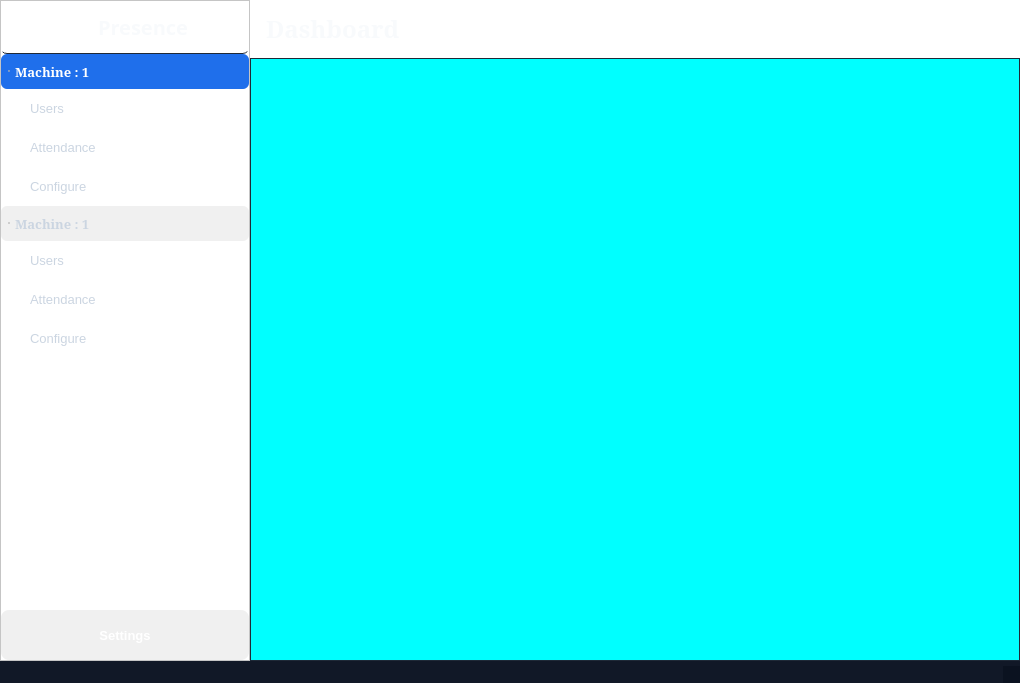
<?xml version="1.0" encoding="UTF-8"?>
<ui version="4.0">
 <class>Presence</class>
 <widget class="QMainWindow" name="Presence">
  <property name="windowModality">
   <enum>Qt::NonModal</enum>
  </property>
  <property name="geometry">
   <rect>
    <x>0</x>
    <y>0</y>
    <width>1020</width>
    <height>683</height>
   </rect>
  </property>
  <property name="windowTitle">
   <string>Presence</string>
  </property>
  <property name="styleSheet">
   <string notr="true">
QMainWindow, QWidget {
    background: #0B1220;
    color: #E5E7EB;
    font-family: "Segoe UI";
    font-size: 10pt;
}

QWidget#Presence_2,
QWidget#content_area {
    background: #0B1220;
}

QFrame#side_bar {
    background: #111827;
    border-right: 1px solid #1F2937;
}

QFrame#main_logo_and_name {
    background: transparent;
    border-bottom: 1px solid #1F2937;
}

QLabel#name_presence {
    color: #F8FAFC;
    font-size: 20px;
    font-weight: 700;
}

QLabel#label {
    color: #F8FAFC;
    font-size: 24px;
    font-weight: 700;
    padding: 12px 8px;
}

QRadioButton {
    background: transparent;
    color: #CBD5E1;
    border: none;
    border-radius: 10px;
    padding: 12px;
    font-weight: 600;
}

QRadioButton:hover {
    background: #1E293B;
}

QRadioButton:checked {
    background: #4F46E5;
    color: white;
}

QRadioButton::indicator {
    width: 0px;
    height: 0px;
}

QFrame#btn_machine1_users,
QFrame#btn_machine1_attendance,
QFrame#btn_machine1_configure,
QFrame#btn__users,
QFrame#btn_machine2_attendance,
QFrame#btn_configure_machine2 {
    background: transparent;
    border-radius: 10px;
    margin-left: 14px;
    padding: 10px;
}

QFrame#btn_machine1_users:hover,
QFrame#btn_machine1_attendance:hover,
QFrame#btn_machine1_configure:hover,
QFrame#btn__users:hover,
QFrame#btn_machine2_attendance:hover,
QFrame#btn_configure_machine2:hover {
    background: #1E293B;
}

QLabel#label_users_machine1,
QLabel#label_attandance_machine1,
QLabel#label_configure_machine1,
QLabel#label_users_machine2,
QLabel#label_attandance_machine2,
QLabel#label_configure_machine2 {
    color: #CBD5E1;
    padding-left: 12px;
}

QPushButton#settings_btn {
    background: #1E293B;
    color: white;
    border: 1px solid #334155;
    border-radius: 12px;
    padding: 12px;
    font-weight: 600;
}

QPushButton#settings_btn:hover {
    background: #4F46E5;
}

QStackedWidget {
    background: #111827;
    border: 1px solid #1F2937;
    border-radius: 16px;
}

QStatusBar {
    background: #111827;
    color: #94A3B8;
}
</string>
  </property>
  <widget class="QWidget" name="Presence_2">
   <property name="sizePolicy">
    <sizepolicy hsizetype="Expanding" vsizetype="Expanding">
     <horstretch>0</horstretch>
     <verstretch>0</verstretch>
    </sizepolicy>
   </property>
   <property name="minimumSize">
    <size>
     <width>1020</width>
     <height>0</height>
    </size>
   </property>
   <property name="styleSheet">
    <string notr="true">background-color : white;
</string>
   </property>
   <layout class="QHBoxLayout" name="horizontalLayout_3">
    <property name="leftMargin">
     <number>0</number>
    </property>
    <property name="topMargin">
     <number>0</number>
    </property>
    <property name="rightMargin">
     <number>0</number>
    </property>
    <property name="bottomMargin">
     <number>0</number>
    </property>
    <item>
     <layout class="QHBoxLayout" name="horizontalLayout_main">
      <property name="spacing">
       <number>0</number>
      </property>
      <item>
       <widget class="QWidget" name="central" native="true">
        <property name="minimumSize">
         <size>
          <width>0</width>
          <height>0</height>
         </size>
        </property>
        <property name="maximumSize">
         <size>
          <width>16777215</width>
          <height>16777215</height>
         </size>
        </property>
        <layout class="QHBoxLayout" name="horizontalLayout_2">
         <property name="spacing">
          <number>0</number>
         </property>
         <property name="leftMargin">
          <number>0</number>
         </property>
         <property name="topMargin">
          <number>0</number>
         </property>
         <property name="rightMargin">
          <number>0</number>
         </property>
         <property name="bottomMargin">
          <number>0</number>
         </property>
         <item>
          <widget class="QFrame" name="side_bar">
           <property name="sizePolicy">
            <sizepolicy hsizetype="Expanding" vsizetype="Expanding">
             <horstretch>0</horstretch>
             <verstretch>0</verstretch>
            </sizepolicy>
           </property>
           <property name="maximumSize">
            <size>
             <width>250</width>
             <height>1000</height>
            </size>
           </property>
           <property name="styleSheet">
            <string notr="true">background-color:white;
border-radius : 0px;

QFrame {
    background-color: transparent;
    border-radius: 6px;
    padding: 6px;
}

QFrame:hover {
    background-color: #F7FFA9;
}

QFrame[active=&quot;true&quot;] {
    background-color: #1f6feb;
    color: white;
}
</string>
           </property>
           <property name="frameShape">
            <enum>QFrame::StyledPanel</enum>
           </property>
           <property name="frameShadow">
            <enum>QFrame::Raised</enum>
           </property>
           <layout class="QVBoxLayout" name="verticalLayout_3">
            <property name="spacing">
             <number>0</number>
            </property>
            <property name="leftMargin">
             <number>0</number>
            </property>
            <property name="topMargin">
             <number>0</number>
            </property>
            <property name="rightMargin">
             <number>0</number>
            </property>
            <property name="bottomMargin">
             <number>0</number>
            </property>
            <item>
             <layout class="QVBoxLayout" name="verticalLayout">
              <property name="spacing">
               <number>0</number>
              </property>
              <item>
               <widget class="QFrame" name="main_logo_and_name">
                <property name="maximumSize">
                 <size>
                  <width>600</width>
                  <height>81</height>
                 </size>
                </property>
                <property name="cursor">
                 <cursorShape>PointingHandCursor</cursorShape>
                </property>
                <property name="styleSheet">
                 <string notr="true">QFrame {
    background-color: transparent;
    border-radius: 6px;
    padding: 6px;
}

QFrame[active=&quot;true&quot;] {
    background-color: #1f6feb;
    color: white;
}
</string>
                </property>
                <property name="frameShape">
                 <enum>QFrame::StyledPanel</enum>
                </property>
                <property name="frameShadow">
                 <enum>QFrame::Raised</enum>
                </property>
                <layout class="QHBoxLayout" name="horizontalLayout" stretch="1,2">
                 <property name="spacing">
                  <number>0</number>
                 </property>
                 <property name="leftMargin">
                  <number>0</number>
                 </property>
                 <property name="topMargin">
                  <number>0</number>
                 </property>
                 <property name="rightMargin">
                  <number>0</number>
                 </property>
                 <property name="bottomMargin">
                  <number>0</number>
                 </property>
                 <item>
                  <widget class="QLabel" name="logo_presence">
                   <property name="font">
                    <font>
                     <pointsize>8</pointsize>
                    </font>
                   </property>
                   <property name="cursor">
                    <cursorShape>SplitVCursor</cursorShape>
                   </property>
                   <property name="text">
                    <string/>
                   </property>
                   <property name="pixmap">
                    <pixmap>:/logos/flip_to_front_60dp_75FB4C_FILL0_wght100_GRAD200_opsz48.png</pixmap>
                   </property>
                   <property name="margin">
                    <number>-15</number>
                   </property>
                   <property name="indent">
                    <number>-1</number>
                   </property>
                  </widget>
                 </item>
                 <item>
                  <widget class="QLabel" name="name_presence">
                   <property name="minimumSize">
                    <size>
                     <width>0</width>
                     <height>0</height>
                    </size>
                   </property>
                   <property name="font">
                    <font>
                     <family>Ubuntu Mono</family>
                     <pointsize>15</pointsize>
                     <italic>false</italic>
                     <bold>false</bold>
                     <underline>false</underline>
                    </font>
                   </property>
                   <property name="text">
                    <string>Presence</string>
                   </property>
                  </widget>
                 </item>
                </layout>
               </widget>
              </item>
             </layout>
            </item>
            <item>
             <widget class="QWidget" name="widget_machine1" native="true">
              <property name="styleSheet">
               <string notr="true">QFrame {
    background-color: transparent;
    border-radius: 6px;
    padding: 6px;
}

QFrame:hover {
    background-color: rgb(240,240,240);
}

QFrame[active=&quot;true&quot;] {
    background-color: #1f6feb;
    color: white;
}
</string>
              </property>
              <layout class="QVBoxLayout" name="verticalLayout_6">
               <property name="spacing">
                <number>0</number>
               </property>
               <property name="leftMargin">
                <number>0</number>
               </property>
               <property name="topMargin">
                <number>0</number>
               </property>
               <property name="rightMargin">
                <number>0</number>
               </property>
               <property name="bottomMargin">
                <number>0</number>
               </property>
               <item>
                <widget class="QRadioButton" name="rbtn_machine1">
                 <property name="font">
                  <font>
                   <family>SimSun</family>
                   <pointsize>11</pointsize>
                   <italic>false</italic>
                   <bold>true</bold>
                  </font>
                 </property>
                 <property name="styleSheet">
                  <string notr="true">QRadioButton {
    background-color:rgb(240,240,240);
    padding: 8px;
    border-radius: 6px;
}

QRadioButton:checked {
    background-color: #1f6feb;
    color: white;
}
QRadioButton:hover {
border :2px solid transparent;
   border-color: #007bff;
}

QRadioButton::indicator {
    width: 0;
    height: 0;
}</string>
                 </property>
                 <property name="text">
                  <string>Machine : 1</string>
                 </property>
                 <property name="icon">
                  <iconset>
                   <normaloff>:/logos/microwave_gen_60dp_999999_FILL0_wght100_GRAD200_opsz48.png</normaloff>:/logos/microwave_gen_60dp_999999_FILL0_wght100_GRAD200_opsz48.png</iconset>
                 </property>
                 <property name="iconSize">
                  <size>
                   <width>40</width>
                   <height>40</height>
                  </size>
                 </property>
                 <property name="checked">
                  <bool>true</bool>
                 </property>
                </widget>
               </item>
               <item>
                <widget class="QWidget" name="widget_sub_machine1" native="true">
                 <layout class="QVBoxLayout" name="verticalLayout_8">
                  <property name="spacing">
                   <number>0</number>
                  </property>
                  <property name="leftMargin">
                   <number>0</number>
                  </property>
                  <property name="topMargin">
                   <number>0</number>
                  </property>
                  <property name="rightMargin">
                   <number>0</number>
                  </property>
                  <property name="bottomMargin">
                   <number>0</number>
                  </property>
                  <item>
                   <widget class="QFrame" name="btn_machine1_users">
                    <property name="maximumSize">
                     <size>
                      <width>220</width>
                      <height>60</height>
                     </size>
                    </property>
                    <property name="styleSheet">
                     <string notr="true"/>
                    </property>
                    <property name="frameShape">
                     <enum>QFrame::StyledPanel</enum>
                    </property>
                    <property name="frameShadow">
                     <enum>QFrame::Raised</enum>
                    </property>
                    <layout class="QHBoxLayout" name="horizontalLayout_28">
                     <property name="spacing">
                      <number>0</number>
                     </property>
                     <property name="leftMargin">
                      <number>0</number>
                     </property>
                     <property name="topMargin">
                      <number>0</number>
                     </property>
                     <property name="rightMargin">
                      <number>0</number>
                     </property>
                     <property name="bottomMargin">
                      <number>0</number>
                     </property>
                     <item>
                      <widget class="QLabel" name="label_users_machine1">
                       <property name="text">
                        <string>Users</string>
                       </property>
                      </widget>
                     </item>
                    </layout>
                   </widget>
                  </item>
                  <item>
                   <widget class="QFrame" name="btn_machine1_attendance">
                    <property name="styleSheet">
                     <string notr="true">QFrame {
    background-color: transparent;
    border-radius: 6px;
    padding: 6px;
}

QFrame:hover {
    background-color: rgb(240,240,240);
}

QFrame[active=&quot;true&quot;] {
    background-color: #1f6feb;
    color: white;
}
</string>
                    </property>
                    <property name="frameShape">
                     <enum>QFrame::StyledPanel</enum>
                    </property>
                    <property name="frameShadow">
                     <enum>QFrame::Raised</enum>
                    </property>
                    <layout class="QHBoxLayout" name="horizontalLayout_29">
                     <property name="spacing">
                      <number>0</number>
                     </property>
                     <property name="leftMargin">
                      <number>0</number>
                     </property>
                     <property name="topMargin">
                      <number>0</number>
                     </property>
                     <property name="rightMargin">
                      <number>0</number>
                     </property>
                     <property name="bottomMargin">
                      <number>0</number>
                     </property>
                     <item>
                      <widget class="QLabel" name="label_attandance_machine1">
                       <property name="text">
                        <string>Attendance</string>
                       </property>
                      </widget>
                     </item>
                    </layout>
                   </widget>
                  </item>
                  <item>
                   <widget class="QFrame" name="btn_machine1_configure">
                    <property name="styleSheet">
                     <string notr="true"/>
                    </property>
                    <property name="frameShape">
                     <enum>QFrame::StyledPanel</enum>
                    </property>
                    <property name="frameShadow">
                     <enum>QFrame::Raised</enum>
                    </property>
                    <layout class="QHBoxLayout" name="horizontalLayout_30">
                     <property name="spacing">
                      <number>0</number>
                     </property>
                     <property name="leftMargin">
                      <number>0</number>
                     </property>
                     <property name="topMargin">
                      <number>0</number>
                     </property>
                     <property name="rightMargin">
                      <number>0</number>
                     </property>
                     <property name="bottomMargin">
                      <number>0</number>
                     </property>
                     <item>
                      <widget class="QLabel" name="label_configure_machine1">
                       <property name="text">
                        <string>Configure</string>
                       </property>
                      </widget>
                     </item>
                    </layout>
                   </widget>
                  </item>
                 </layout>
                </widget>
               </item>
               <item>
                <widget class="QRadioButton" name="rbtn_machine2">
                 <property name="font">
                  <font>
                   <family>SimSun</family>
                   <pointsize>11</pointsize>
                   <italic>false</italic>
                   <bold>true</bold>
                  </font>
                 </property>
                 <property name="styleSheet">
                  <string notr="true">QRadioButton {
    background-color:rgb(240,240,240);
    padding: 8px;
    border-radius: 6px;
}

QRadioButton:checked {
    background-color: #1f6feb;
    color: white;
}
QRadioButton:hover {
border :2px solid transparent;
   border-color: #007bff;
}
QRadioButton::indicator {
    width: 0;
    height: 0;
}</string>
                 </property>
                 <property name="text">
                  <string>Machine : 1</string>
                 </property>
                 <property name="icon">
                  <iconset>
                   <normaloff>:/logos/microwave_gen_60dp_999999_FILL0_wght100_GRAD200_opsz48.png</normaloff>:/logos/microwave_gen_60dp_999999_FILL0_wght100_GRAD200_opsz48.png</iconset>
                 </property>
                 <property name="iconSize">
                  <size>
                   <width>40</width>
                   <height>50</height>
                  </size>
                 </property>
                 <property name="checkable">
                  <bool>true</bool>
                 </property>
                 <property name="checked">
                  <bool>false</bool>
                 </property>
                </widget>
               </item>
               <item>
                <widget class="QWidget" name="widget_sub_machine2" native="true">
                 <layout class="QVBoxLayout" name="verticalLayout_7">
                  <property name="spacing">
                   <number>0</number>
                  </property>
                  <property name="leftMargin">
                   <number>0</number>
                  </property>
                  <property name="topMargin">
                   <number>0</number>
                  </property>
                  <property name="rightMargin">
                   <number>0</number>
                  </property>
                  <property name="bottomMargin">
                   <number>0</number>
                  </property>
                  <item>
                   <widget class="QFrame" name="btn__users">
                    <property name="styleSheet">
                     <string notr="true"/>
                    </property>
                    <property name="frameShape">
                     <enum>QFrame::StyledPanel</enum>
                    </property>
                    <property name="frameShadow">
                     <enum>QFrame::Raised</enum>
                    </property>
                    <layout class="QHBoxLayout" name="horizontalLayout_32">
                     <property name="spacing">
                      <number>0</number>
                     </property>
                     <property name="leftMargin">
                      <number>0</number>
                     </property>
                     <property name="topMargin">
                      <number>0</number>
                     </property>
                     <property name="rightMargin">
                      <number>0</number>
                     </property>
                     <property name="bottomMargin">
                      <number>0</number>
                     </property>
                     <item>
                      <widget class="QLabel" name="label_users_machine2">
                       <property name="text">
                        <string>Users</string>
                       </property>
                       <property name="alignment">
                        <set>Qt::AlignLeading|Qt::AlignLeft|Qt::AlignVCenter</set>
                       </property>
                      </widget>
                     </item>
                    </layout>
                   </widget>
                  </item>
                  <item>
                   <widget class="QFrame" name="btn_machine2_attendance">
                    <property name="styleSheet">
                     <string notr="true"/>
                    </property>
                    <property name="frameShape">
                     <enum>QFrame::StyledPanel</enum>
                    </property>
                    <property name="frameShadow">
                     <enum>QFrame::Raised</enum>
                    </property>
                    <layout class="QHBoxLayout" name="horizontalLayout_33">
                     <property name="spacing">
                      <number>0</number>
                     </property>
                     <property name="leftMargin">
                      <number>0</number>
                     </property>
                     <property name="topMargin">
                      <number>0</number>
                     </property>
                     <property name="rightMargin">
                      <number>0</number>
                     </property>
                     <property name="bottomMargin">
                      <number>0</number>
                     </property>
                     <item>
                      <widget class="QLabel" name="label_attandance_machine2">
                       <property name="text">
                        <string>Attendance</string>
                       </property>
                       <property name="alignment">
                        <set>Qt::AlignLeading|Qt::AlignLeft|Qt::AlignVCenter</set>
                       </property>
                      </widget>
                     </item>
                    </layout>
                   </widget>
                  </item>
                  <item>
                   <widget class="QFrame" name="btn_configure_machine2">
                    <property name="styleSheet">
                     <string notr="true"/>
                    </property>
                    <property name="frameShape">
                     <enum>QFrame::StyledPanel</enum>
                    </property>
                    <property name="frameShadow">
                     <enum>QFrame::Raised</enum>
                    </property>
                    <layout class="QHBoxLayout" name="horizontalLayout_34" stretch="0">
                     <property name="spacing">
                      <number>0</number>
                     </property>
                     <property name="leftMargin">
                      <number>0</number>
                     </property>
                     <property name="topMargin">
                      <number>0</number>
                     </property>
                     <property name="rightMargin">
                      <number>0</number>
                     </property>
                     <property name="bottomMargin">
                      <number>0</number>
                     </property>
                     <item>
                      <widget class="QLabel" name="label_configure_machine2">
                       <property name="text">
                        <string>Configure</string>
                       </property>
                       <property name="alignment">
                        <set>Qt::AlignLeading|Qt::AlignLeft|Qt::AlignVCenter</set>
                       </property>
                      </widget>
                     </item>
                    </layout>
                   </widget>
                  </item>
                 </layout>
                </widget>
               </item>
              </layout>
             </widget>
            </item>
            <item>
             <spacer name="verticalSpacer">
              <property name="orientation">
               <enum>Qt::Vertical</enum>
              </property>
              <property name="sizeHint" stdset="0">
               <size>
                <width>20</width>
                <height>2</height>
               </size>
              </property>
             </spacer>
            </item>
            <item>
             <widget class="QPushButton" name="settings_btn">
              <property name="minimumSize">
               <size>
                <width>0</width>
                <height>50</height>
               </size>
              </property>
              <property name="font">
               <font>
                <pointsize>-1</pointsize>
                <italic>false</italic>
                <bold>true</bold>
               </font>
              </property>
              <property name="styleSheet">
               <string notr="true">QPushButton {
    background-color:rgb(240,240,240);
    border: none;
    border-radius: 8px;
    padding: 10px 16px;
    font-size: 13px;
    font-weight: 600;
}

QPushButton:hover {
    background-color: #4338CA;
	color : white;
}

QPushButton:pressed {
    background-color: aqua;
}


</string>
              </property>
              <property name="text">
               <string>Settings</string>
              </property>
             </widget>
            </item>
           </layout>
          </widget>
         </item>
         <item>
          <layout class="QVBoxLayout" name="verticalLayout_4">
           <property name="spacing">
            <number>0</number>
           </property>
           <item>
            <widget class="QWidget" name="content_area" native="true">
             <property name="styleSheet">
              <string notr="true">background-color : white;</string>
             </property>
             <layout class="QHBoxLayout" name="horizontalLayout_9">
              <property name="spacing">
               <number>0</number>
              </property>
              <property name="leftMargin">
               <number>0</number>
              </property>
              <property name="topMargin">
               <number>0</number>
              </property>
              <property name="rightMargin">
               <number>0</number>
              </property>
              <property name="bottomMargin">
               <number>0</number>
              </property>
              <item>
               <layout class="QVBoxLayout" name="verticalLayout_2">
                <item>
                 <widget class="QLabel" name="label">
                  <property name="font">
                   <font>
                    <family>SimSun</family>
                    <pointsize>13</pointsize>
                   </font>
                  </property>
                  <property name="text">
                   <string>Dashboard</string>
                  </property>
                 </widget>
                </item>
                <item>
                 <widget class="QStackedWidget" name="stackedwidget_content_area">
                  <property name="enabled">
                   <bool>true</bool>
                  </property>
                  <property name="styleSheet">
                   <string notr="true">background-color :rgb(240,240,240);
border-radius :0px;</string>
                  </property>
                  <widget class="QWidget" name="page">
                   <property name="styleSheet">
                    <string notr="true">background-color : cyan;</string>
                   </property>
                   <layout class="QHBoxLayout" name="horizontalLayout_10"/>
                  </widget>
                  <widget class="QWidget" name="page_2">
                   <property name="layoutDirection">
                    <enum>Qt::LeftToRight</enum>
                   </property>
                  </widget>
                 </widget>
                </item>
               </layout>
              </item>
             </layout>
            </widget>
           </item>
          </layout>
         </item>
        </layout>
       </widget>
      </item>
     </layout>
    </item>
   </layout>
  </widget>
  <widget class="QStatusBar" name="statusbar"/>
 </widget>
 <resources>
  <include location="resources.qrc"/>
 </resources>
 <connections/>
</ui>
